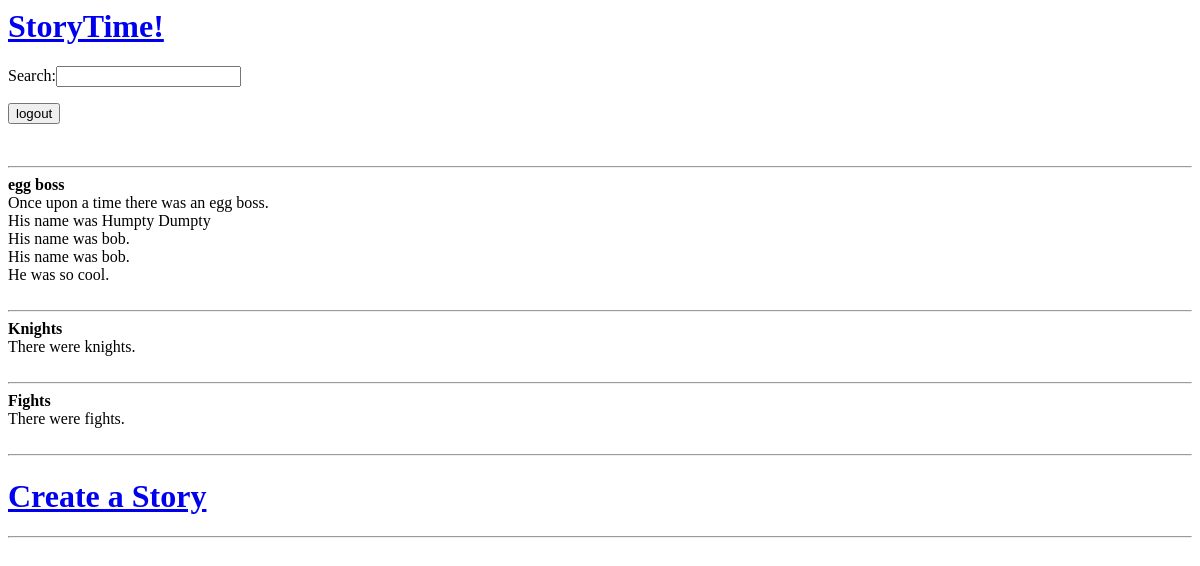
The page /home (signed in) on the database as committed earlier.
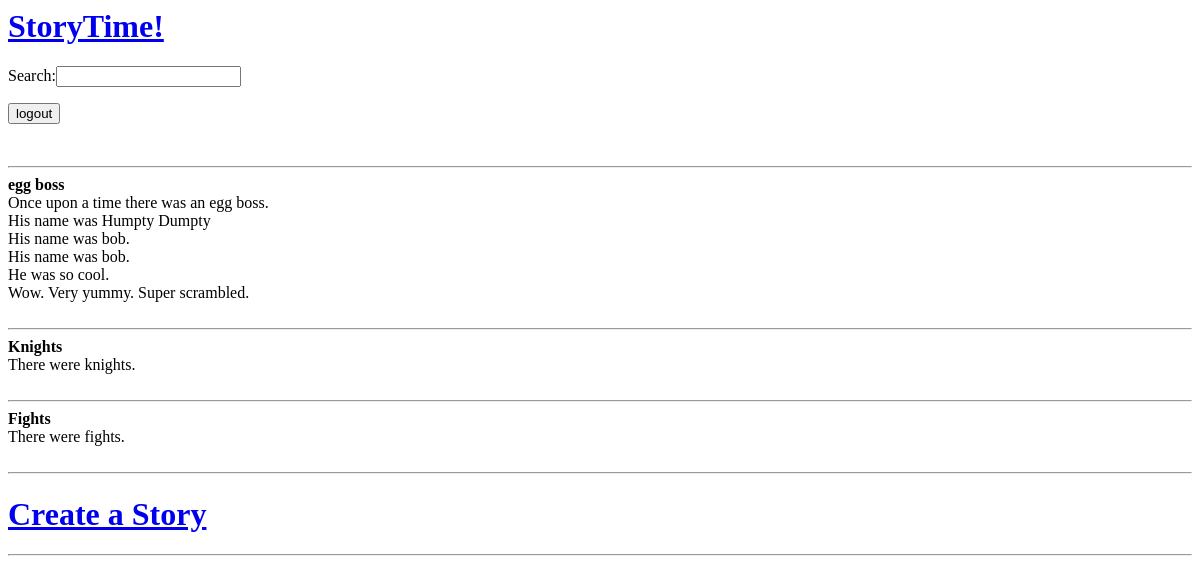
The same page on the database as committed later.
### tables this page shows
CREATE TABLE stories(story_name TEXT, content TEXT, entry_num INTEGER, editor_id INTEGER);

### app.py (the view)
@app.route("/home")
def home():
    stories = access_data.view_all(access_data.get_id(session["username"]))
    return render_template("home.html",stories = stories)

### util/access_data.py (called while the page is built)
def view_all(id):
    DB_FILE="data/discoeggs.db"
    db = sqlite3.connect(DB_FILE) #open if file exists, otherwise create
    c = db.cursor()
    command = "SELECT story_name FROM stories WHERE editor_id = {}".format(id)
    c.execute(command)
    stories = c.fetchall()
    ret = {}
    for story in stories:
        command = "SELECT content FROM stories WHERE story_name = \'{}\'".format(story[0])
        c.execute(command)
        uneditedContent = c.fetchall()
        content = []
        for each in uneditedContent:
            content.append(each[0])
        ret[story[0]] = content #creates a new key for a story with all its content
    db.commit() #save changes
    db.close()  #close database
    return ret

def get_id(user):
    DB_FILE="data/discoeggs.db"
    db = sqlite3.connect(DB_FILE) #open if file exists, otherwise create
    c = db.cursor()
    command = "SELECT editor_id FROM login WHERE username = \'{}\' ".format(user)
    c.execute(command)
    id = c.fetchone()
    db.commit() #save changes
    db.close()  #close database
    return(id[-1])

### templates/home.html (shortened to what this page needs)
{% extends "sitebase.html" %}
{% block body %}
{%for story in stories %}
<b>{{story}}</b><br>
{%for entry in stories[story]%}
{{entry}}<br>
{%endfor%}
<br><hr>
{%endfor%}
<h1><a href = "/create"> Create a Story </a></h1>
<hr>
{% endblock %}

### templates/sitebase.html
{% extends "base.html" %}
{% block head %}
<h1> <a href="/home"> StoryTime! </a></h1>
<form action="/search">
  Search:<input type = "search" name="input">
</form>
<form action = "/logout">
  <input type = "submit" value = "logout">
</form>
<br>
<hr>
{% endblock %}

### templates/base.html (shortened to what this page needs)
<!DOCTYPE>
<html>
  <head>
    {% block head %}
    {% endblock %}
  </head>
  <body>
    {% block body %}
    {% endblock %}
  </body>
</html>

Rows that differ between the two databases and show on the page:
added stories: content "Wow. Very yummy. Super scrambled.", shown under "egg boss"
